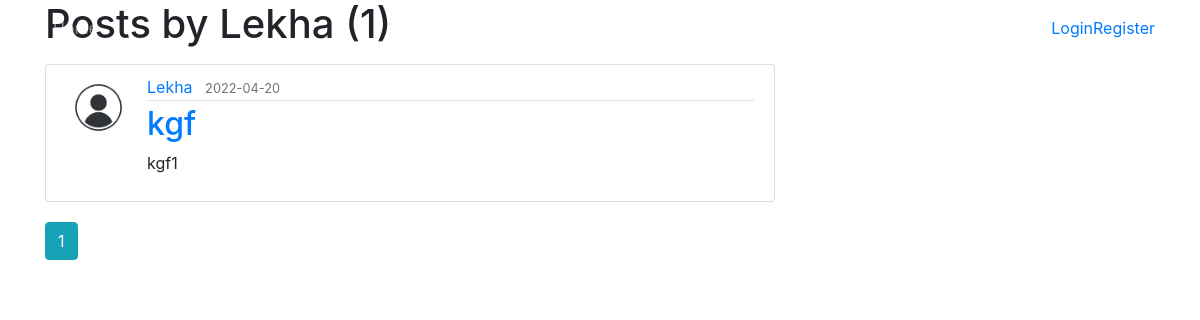
The page /user/Lekha on the database its author committed.
### flaskauth/model.py (models this page shows, shortened)
class Users(db.Model, UserMixin):
    __tablename__ = 'users'
    id = db.Column(db.Integer, primary_key=True, autoincrement=True)
    username = db.Column(db.String(50), nullable=False, unique=True)
    email = db.Column(db.String(50), nullable=False, unique=True)
    password = db.Column(db.String(50), nullable=False)
    image_file = db.Column(db.String(100), nullable=False, default="default.jpg")
    otp_val = db.relationship('Otp', backref='user', lazy=True)
    posts = db.relationship('Post', backref='author', lazy=True)

class Post(db.Model):
    id = db.Column(db.Integer, primary_key=True, autoincrement=True)
    title = db.Column(db.String(150), nullable=False, unique = True)
    date_posted = db.Column(db.DateTime, nullable=False, default=datetime.utcnow)
    content = db.Column(db.Text, nullable=False)
    user_id = db.Column(db.Integer, db.ForeignKey('users.id'), nullable=False)

### flaskauth/users/routes.py (the view)
@users.route("/user/<string:username>")
def user_posts(username):
    page = request.args.get('page', 1, type=int)
    user = Users.query.filter_by(username=username).first_or_404()
    posts = Post.query.filter_by(author=user)\
        .order_by(Post.date_posted.desc())\
        .paginate(page=page, per_page=5)
    return render_template('user_posts.html', posts=posts, user=user)

### flaskauth/templates/user_posts.html
{% extends "layout.html" %}
{% block content %}
    <h1 class="mb-3">Posts by {{ user.username }} ({{ posts.total }})</h1>
    {% for post in posts.items %}
        <article class="media content-section">
          <img class="rounded-circle article-img" src="{{ url_for('static', filename='profile_pics/' + post.author.image_file) }}">
          <div class="media-body">
            <div class="article-metadata">
              <a class="mr-2" href="{{ url_for('users.user_posts', username=post.author.username) }}">{{ post.author.username }}</a>
              <small class="text-muted">{{ post.date_posted.strftime('%Y-%m-%d') }}</small>
            </div>
            <h2><a class="article-title" href="{{ url_for('posts.post', post_id=post.id) }}">{{ post.title }}</a></h2>
            <p class="article-content">{{ post.content }}</p>
          </div>
        </article>
    {% endfor %}
    {% for page_num in posts.iter_pages(left_edge=1, right_edge=1, left_current=1, right_current=2) %}
      {% if page_num %}
        {% if posts.page == page_num %}
          <a class="btn btn-info mb-4" href="{{ url_for('users.user_posts', username=user.username, page=page_num) }}">{{ page_num }}</a>
        {% else %}
          <a class="btn btn-outline-info mb-4" href="{{ url_for('users.user_posts', username=user.username, page=page_num) }}">{{ page_num }}</a>
        {% endif %}
      {% else %}
        ...
      {% endif %}
    {% endfor %}
{% endblock content %}

### flaskauth/static/main.css (style rules this page uses)
.content-section { background: #ffffff; padding: 10px 20px; border: 1px solid #dddddd; border-radius: 3px; margin-bottom: 20px; }
.article-content { white-space: pre-line; }
.article-img { height: 65px; width: 65px; margin-right: 16px; }
.article-metadata { padding-bottom: 1px; margin-bottom: 4px; border-bottom: 1px solid #e3e3e3 }

### rows shown on the page
Users: username "Lekha"
Post: image_file (placeholder picture), author.username "Lekha", date_posted "2022-04-20", title "kgf", content "kgf1"

### other values the page prints
{{ posts.total }} "1"
{{ page_num }} "1"
